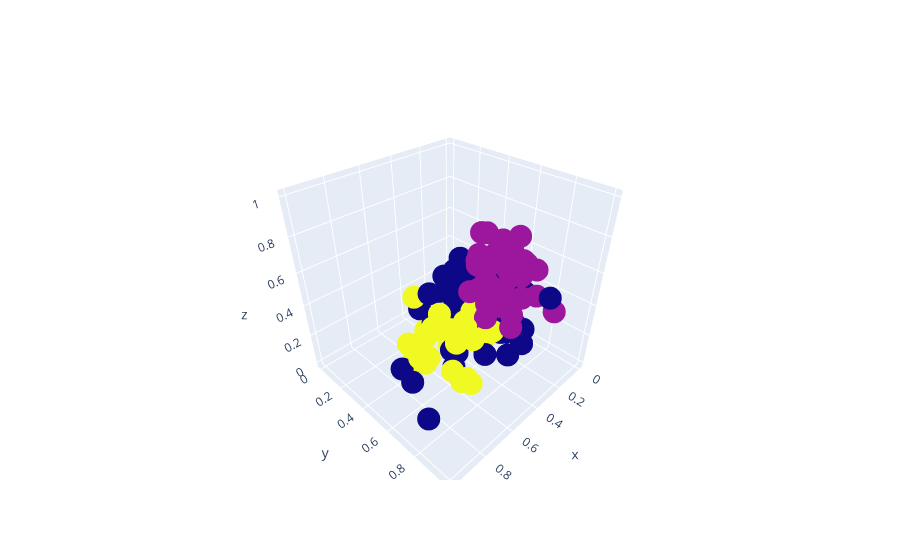

Notebook source saved alongside this figure:
### Code cell
fig = go.Figure()
fig.add_trace(go.Scatter3d(x=df['Intensidade_de_cor'],
                           y=df['Alcool'],
                           z = df['Proline'],
                           mode='markers',                      
                           marker=dict(color =labels.astype(np.float)),
                           text=labels))
fig.show()

### Figure 1 — Plotly figure (JSON) as saved in the notebook; plotly's stock layout.template omitted (floating-point values rounded to 4 significant figures; data arrays with more than 128 entries replaced by an {"elided": "..."} marker saying what was removed)
{"data": [{"marker": {"color": {"elided": "178 int values"}}, "mode": "markers", "text": {"elided": "178 int values"}, "type": "scatter3d", "x": {"elided": "178 float values"}, "y": {"elided": "178 float values"}, "z": {"elided": "178 float values"}}], "layout": {}}
